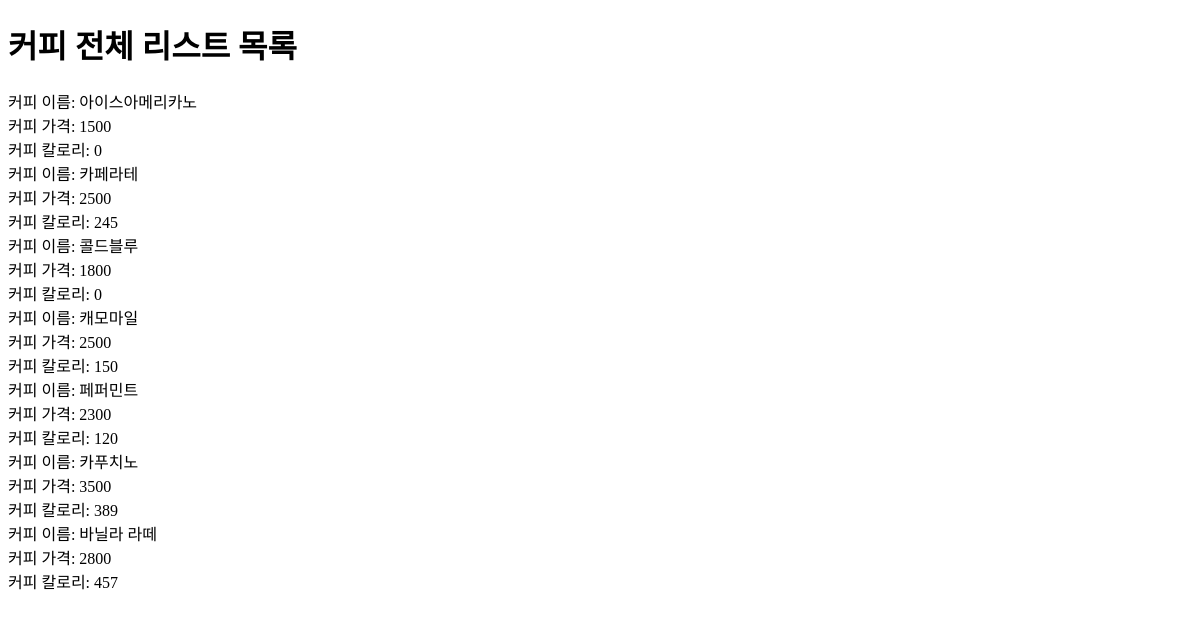
The app's page /cafe/, older data.
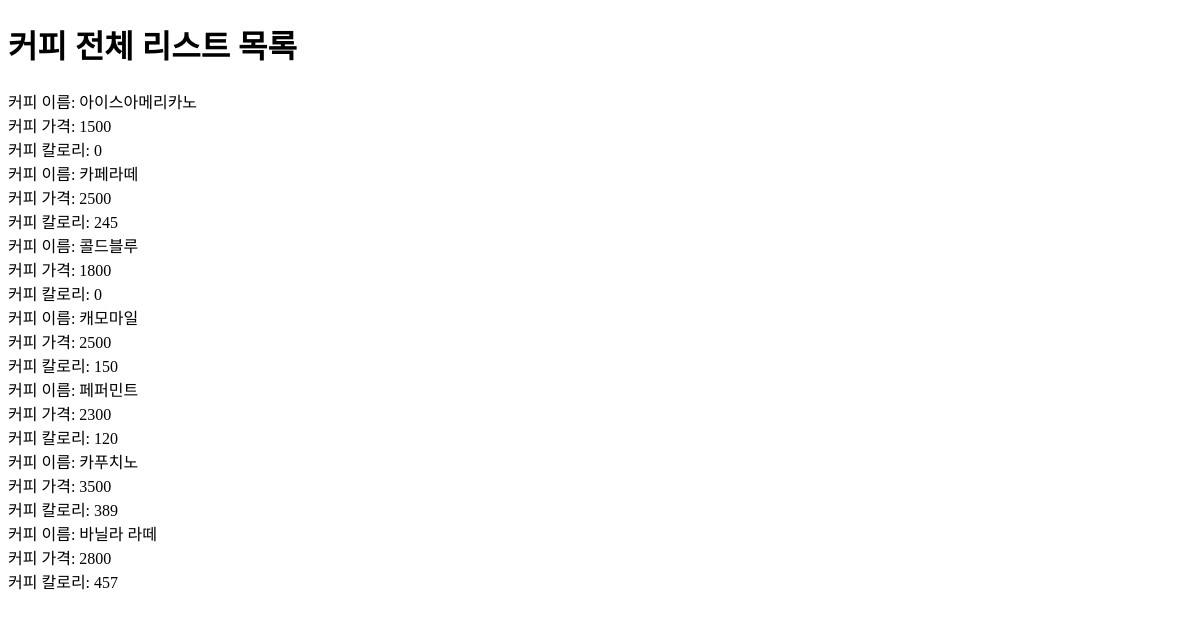
The same page, newer data.
### coffee/models.py (models this page shows)
class Coffee(models.Model):
    name = models.CharField(max_length=100)
    price = models.IntegerField(default=0)
    calories = models.IntegerField(default=0)
    def __str__(self):
        return self.name

### helloworld/views.py (the view)
# urls.py: path("cafe/", cafe_list),
def cafe_list(request):
    coffees = Coffee.objects.all()
    print("커피 전체 리스트 목록: ", coffees)
    context = {
        "coffees": coffees
    }
    return render(request, "cafe_list.html", context)

### templates/cafe_list.html (shortened to what this page needs)
<!DOCTYPE html>
<html lang="en">
<head>
</head>
<body>
<h1>커피 전체 리스트 목록</h1>
{% for coffee in coffees %}
    <div>커피 이름: {{ coffee.name }}</div>
    <div>커피 가격: {{ coffee.price }}</div>
    <div>커피 칼로리: {{ coffee.calories }}</div>
{% endfor %}
</body>
</html>

Row changes from the older to the newer data that the page shows:
changed Coffee: name "카페라테" → "카페라떼"
